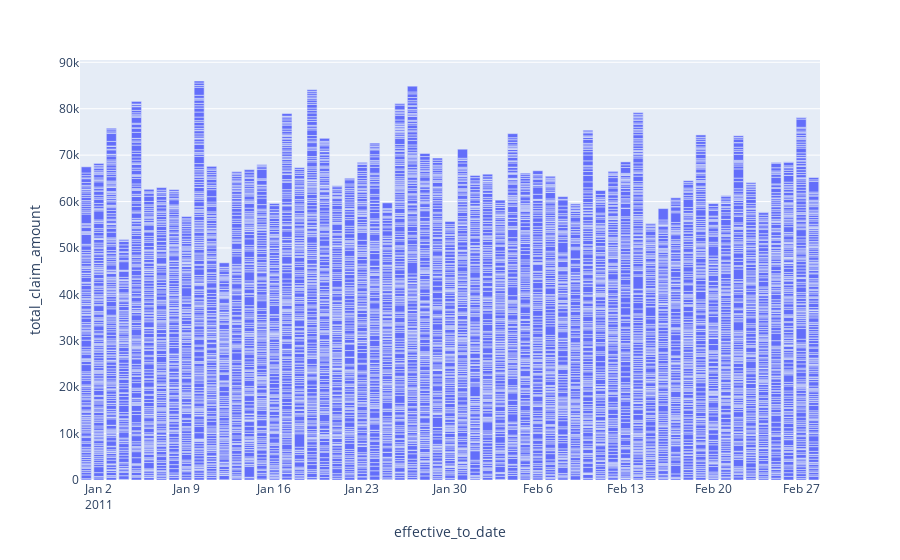

Notebook code cell kept with this figure:
### Code cell
import plotly.express as px

fig = px.bar(customer_con, x='effective_to_date', y='total_claim_amount')
fig.show()
# I cannot extract anything from it: january 12th public holiday?

### Figure 1 — Plotly figure (JSON) as saved in the notebook; plotly's stock layout.template omitted (floating-point values rounded to 4 significant figures; data arrays with more than 128 entries replaced by an {"elided": "..."} marker saying what was removed)
{"data": [{"alignmentgroup": "True", "hovertemplate": "effective_to_date=%{x}<br>total_claim_amount=%{y}<extra></extra>", "legendgroup": "", "marker": {"color": "#636efa", "pattern": {"shape": ""}}, "name": "", "offsetgroup": "", "orientation": "v", "showlegend": false, "textposition": "auto", "type": "bar", "x": {"elided": "9134 str values"}, "xaxis": "x", "y": {"elided": "9134 float values"}, "yaxis": "y"}], "layout": {"barmode": "relative", "legend": {"tracegroupgap": 0}, "margin": {"t": 60}, "xaxis": {"anchor": "y", "domain": [0, 1], "title": {"text": "effective_to_date"}}, "yaxis": {"anchor": "x", "domain": [0, 1], "title": {"text": "total_claim_amount"}}}}
